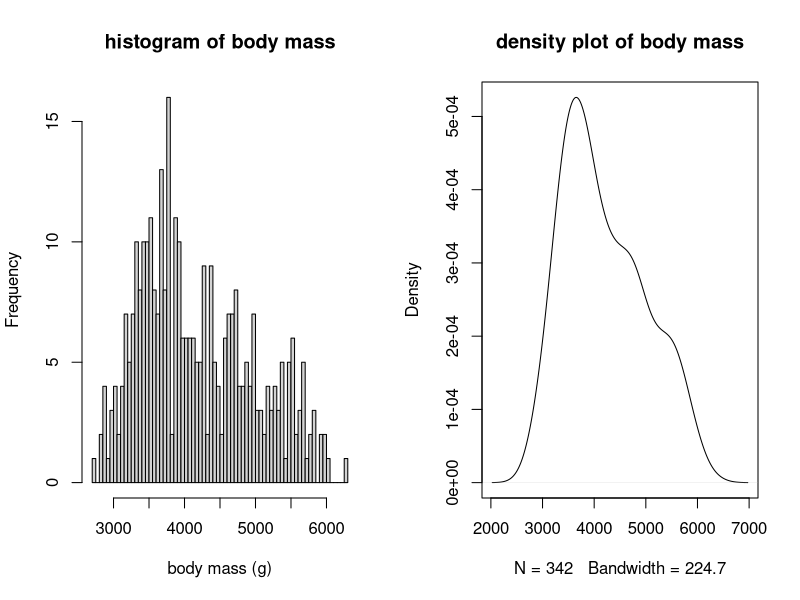
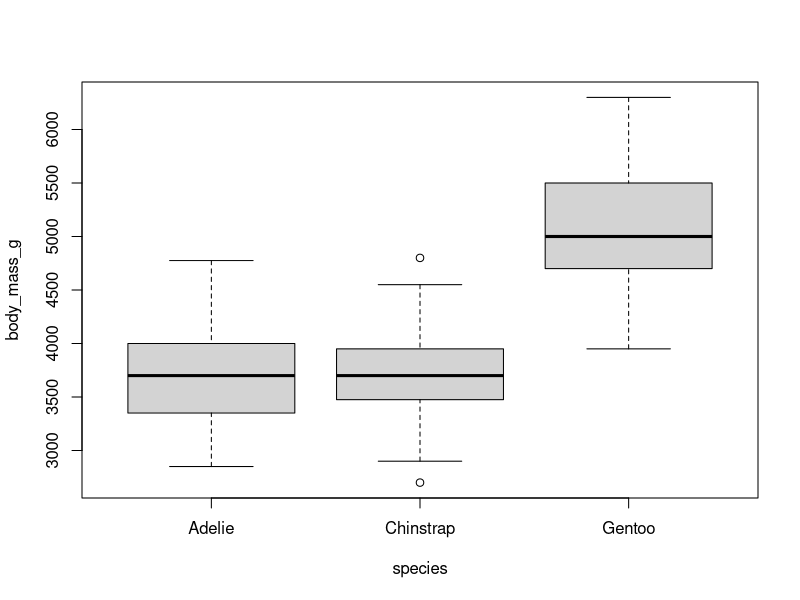
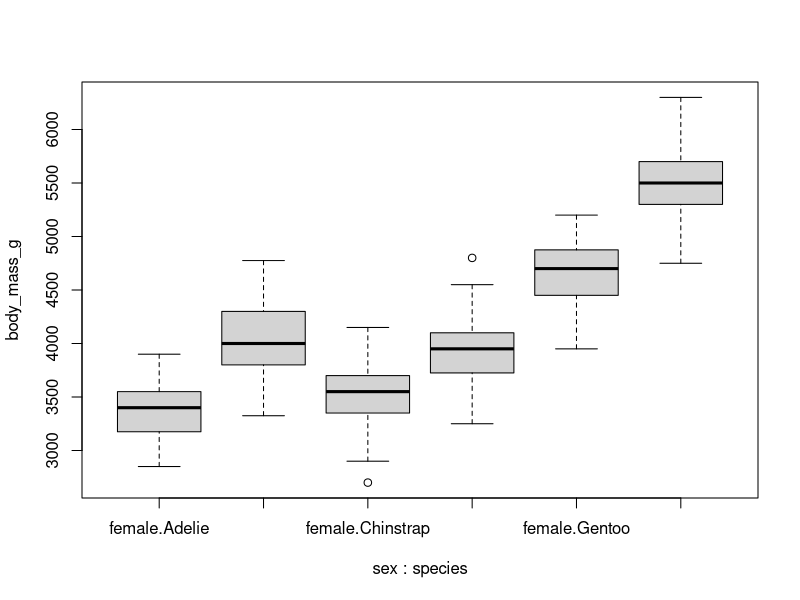

These charts were generated, in order, by the following R code:
### lecture assignment walk through 

require(palmerpenguins)
t.test(subset(penguins, species == "Gentoo")$flipper_length_mm)
t.test(
  x = subset(penguins, species == "Gentoo")$flipper_length_mm,
  mu = 218
)
t.test(
  x = subset(penguins, species == "Gentoo")$flipper_length_mm,
  mu = 218,
  alternative = "less"
)
t.test(flipper_length_mm ~ species, data = subset(penguins, species != "Chinstrap"))
par(mfrow = c(1, 2))
hist(penguins$body_mass_g, breaks = 80, main = "histogram of body mass", xlab = "body mass (g)")
plot(density(penguins$body_mass_g, na.rm = TRUE), main = "density plot of body mass")
dev.off()
boxplot(body_mass_g ~ species, data = penguins)

dat_chinstrap = subset(penguins, species == "Chinstrap")
mean(dat_chinstrap$body_mass_g, na.rm = TRUE)
shapiro.test(dat_chinstrap$body_mass_g)
aggregate(body_mass_g ~ sex * species, data = penguins, FUN = mean)

aggregate(
  body_mass_g ~ species,
  data = penguins,
  FUN = function(x) shapiro.test(x)$p.value)

fit_species = lm(body_mass_g ~ species, data = penguins)
summary(fit_species)
anova(fit_species)

fit_species = lm(body_mass_g ~ species, data = penguins)
summary(fit_species)
anova(fit_species)

fit_additive = lm(body_mass_g ~ sex * species, data = penguins)
summary(fit_additive)

lm(bill_length_mm ~ body_mass_g, data = penguins)

boxplot(body_mass_g ~ sex * species, data = penguins)
